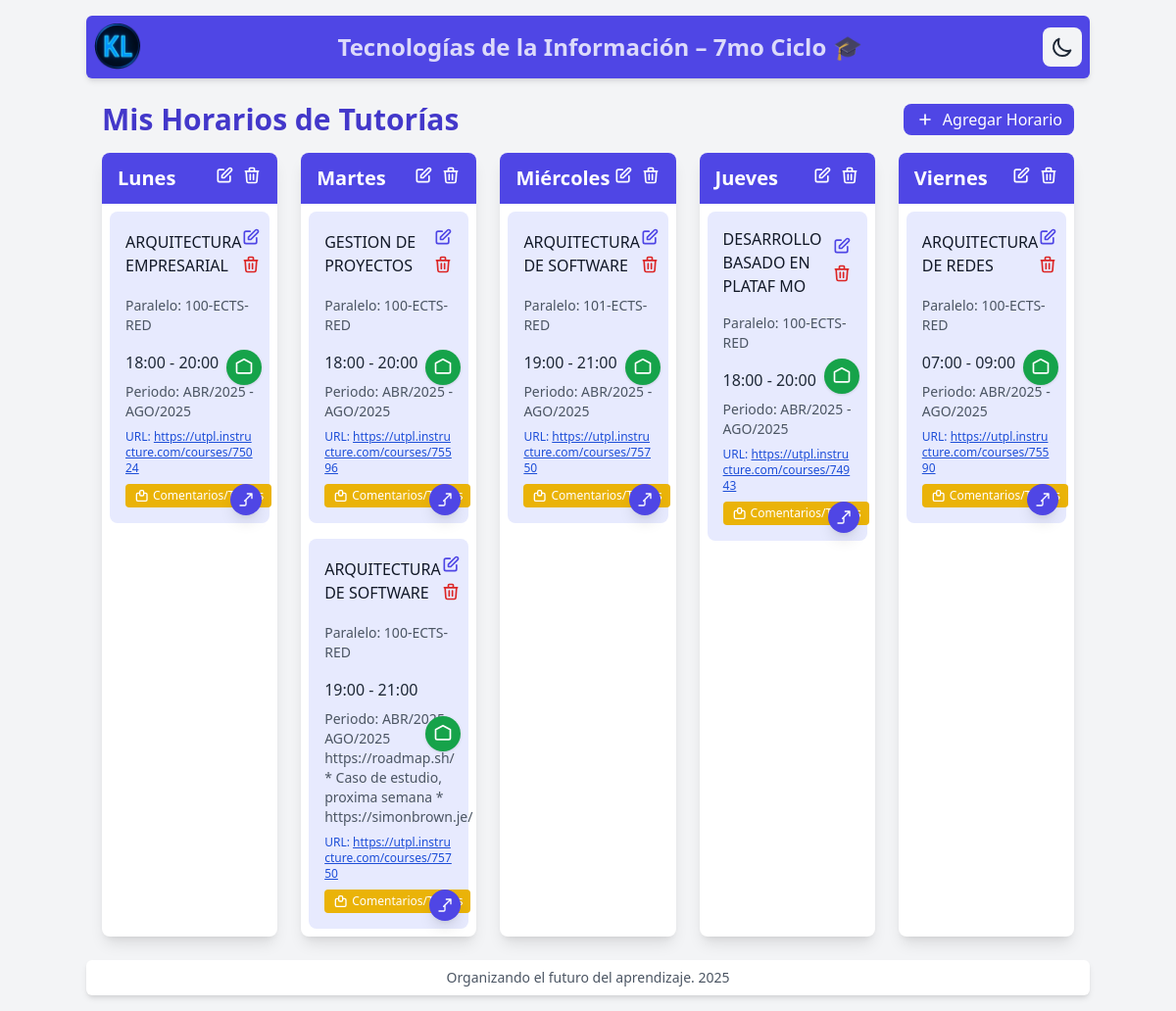
The app's page /, older data.
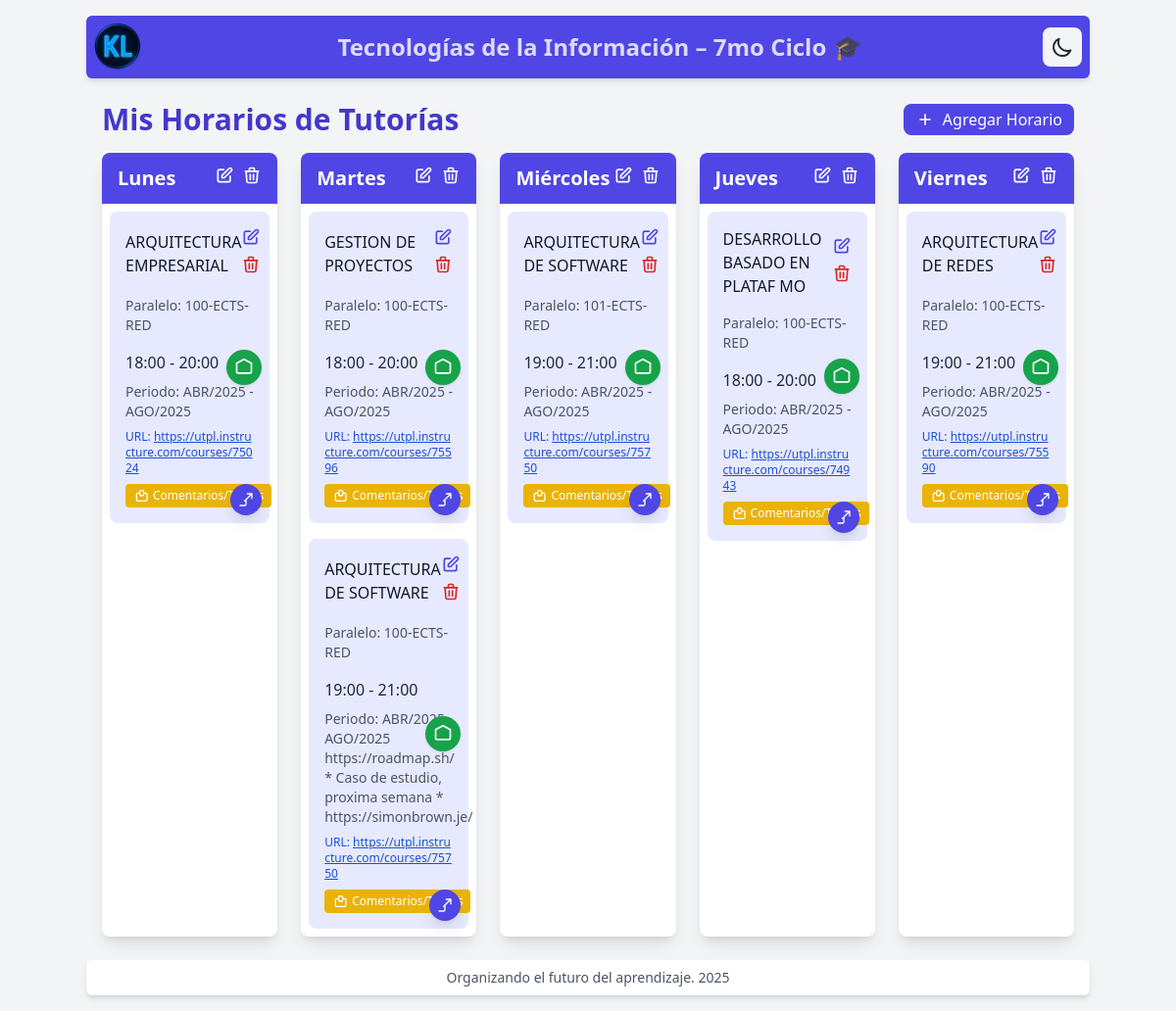
The same page, newer data.
### horarios/models.py (models this page shows, shortened)
class HorarioTutoria(models.Model):
    materia = models.CharField(max_length=100, default='Sin materia')
    paralelo = models.CharField(max_length=50, blank=True, null=True, verbose_name="Paralelo")
    dia = models.ForeignKey(DiaSemana, on_delete=models.CASCADE)
    hora_inicio = models.TimeField()
    hora_fin = models.TimeField()
    notas = models.TextField(blank=True, null=True, verbose_name="Notas (Opcional)")
    url_curso = models.CharField(max_length=300, blank=True, null=True, verbose_name="URL del Curso")
    ruta_local = models.CharField(max_length=500, blank=True, null=True, verbose_name="Ruta Local")
    class Meta:
        verbose_name = "Horario de Tutoría"
        verbose_name_plural = "Horarios de Tutorías"
        ordering = ['dia', 'hora_inicio']

### horarios/views.py (the view)
# urls.py: path('', views.HorariosListView.as_view(), name='lista_horarios'),
class HorariosListView(ListView):
    model = DiaSemana
    template_name = 'horarios/horarios_list.html'
    context_object_name = 'dias_semana'
    ordering = ['orden']  # Ahora ordena por el campo 'orden'
    def get_queryset(self):
        return DiaSemana.objects.all().order_by('orden')

### horarios/templates/horarios/horarios_list.html (shortened to what the changed rows need)
{% extends 'base.html' %} {% block content %}
<div class="container mx-auto px-2 py-0">
  <div class="flex justify-between items-center mb-4">
    <h1 class="text-3xl font-bold text-indigo-700 dark:text-indigo-400">Mis Horarios de Tutorías</h1>
  </div>
  <div class="grid grid-cols-1 md:grid-cols-5 gap-6">
    {% for dia in dias_semana %}
    <div class="bg-white dark:bg-dark-card rounded-lg shadow-lg overflow-hidden transition-colors">
      <div class="bg-indigo-600 dark:bg-indigo-800 px-4 py-3">
        <div class="flex justify-between items-center">
          <h2 class="text-xl font-semibold text-white">{{ dia.nombre }}</h2>
          <div class="flex space-x-2">
            <a href="{% url 'horarios:editar_dia' dia.id %}" class="text-white hover:text-gray-200 transition-colors" title="Editar día">
              <svg class="w-5 h-5" fill="none" stroke="currentColor" viewBox="0 0 24 24">
                <path stroke-linecap="round" stroke-linejoin="round" stroke-width="2" d="M11 5H6a2 2 0 00-2 2v11a2 2 0 002 2h11a2 2 0 002-2v-5m-1.414-9.414a2 2 0 112.828 2.828L11.828 15H9v-2.828l8.586-8.586z" />
              </svg>
            </a>
            <form method="post" action="{% url 'horarios:eliminar_dia' dia.id %}" class="inline" onsubmit="return confirm('¿Estás seguro de eliminar este día? No se podrá eliminar si tiene horarios asociados.');">
              <button type="submit" class="text-white hover:text-red-200 transition-colors" title="Eliminar día">
                <svg class="w-5 h-5" fill="none" stroke="currentColor" viewBox="0 0 24 24">
                  <path stroke-linecap="round" stroke-linejoin="round" stroke-width="2" d="M19 7l-.867 12.142A2 2 0 0116.138 21H7.862a2 2 0 01-1.995-1.858L5 7m5 4v6m4-6v6m1-10V4a1 1 0 00-1-1h-4a1 1 0 00-1 1v3M4 7h16" />
                </svg>
              </button>
            </form>
          </div>
        </div>
      </div>
      <div class="p-2">
        {% for horario in dia.horariotutoria_set.all %}
        <div class="bg-[#e7eafe] dark:bg-indigo-900 rounded-lg p-4 mb-4 last:mb-0 transition-all duration-300 hover:shadow-2xl hover:scale-[1.03] hover:bg-indigo-100 dark:hover:bg-indigo-800 relative cursor-pointer horario-card" data-horario-id="{{ horario.id }}" data-materia="{{ horario.materia }}" data-paralelo="{{ horario.paralelo|default:'' }}" data-hora-inicio="{{ horario.hora_inicio|time:'H:i' }}" data-hora-fin="{{ horario.hora_fin|time:'H:i' }}" data-notas="{{ horario.notas|default:'' }}" data-url-curso="{{ horario.url_curso|default:'' }}" data-ruta-local="{{ horario.ruta_local|default:'' }}">
          {% if horario.ruta_local %}
          <a href="file:///{{ horario.ruta_local|urlencode }}" class="absolute right-2 top-1/2 -translate-y-1/2 bg-green-600 hover:bg-green-800 text-white rounded-full p-2 shadow transition-colors btn-ruta-local z-20 flex items-center justify-center" title="Abrir carpeta local" onclick="event.stopPropagation(); return abrirRutaLocal('{{ horario.ruta_local|escapejs }}', this);">
            <svg class="w-5 h-5" fill="none" stroke="currentColor" viewBox="0 0 24 24">
              <path stroke-linecap="round" stroke-linejoin="round" stroke-width="2" d="M3 7v10a2 2 0 002 2h14a2 2 0 002-2V7M3 7l9-5 9 5" />
            </svg>
          </a>
          {% endif %}
          <div class="flex justify-between items-center mb-4 pointer-events-none">
            <div class="flex items-center space-x-2">
              <h3 class="font-medium text-gray-900 dark:text-gray-100">{{ horario.materia }}</h3>
            </div>
            <div class="flex flex-col space-y-2">
              <a href="{% url 'horarios:editar_horario' horario.id %}" class="text-indigo-600 hover:text-indigo-800 dark:text-indigo-400 dark:hover:text-indigo-300 transition-colors pointer-events-auto" onclick="event.stopPropagation();">
                <svg class="w-5 h-5" fill="none" stroke="currentColor" viewBox="0 0 24 24">
                  <path stroke-linecap="round" stroke-linejoin="round" stroke-width="2" d="M11 5H6a2 2 0 00-2 2v11a2 2 0 002 2h11a2 2 0 002-2v-5m-1.414-9.414a2 2 0 112.828 2.828L11.828 15H9v-2.828l8.586-8.586z" />
                </svg>
              </a>
              <form method="post" action="{% url 'horarios:eliminar_horario' horario.id %}" class="inline pointer-events-auto" onsubmit="return confirm('¿Estás seguro de eliminar este horario?');" onclick="event.stopPropagation();">
                <button type="submit" class="text-red-600 hover:text-red-800 dark:text-red-400 dark:hover:text-red-300 transition-colors">
                  <svg class="w-5 h-5" fill="none" stroke="currentColor" viewBox="0 0 24 24">
                    <path stroke-linecap="round" stroke-linejoin="round" stroke-width="2" d="M19 7l-.867 12.142A2 2 0 0116.138 21H7.862a2 2 0 01-1.995-1.858L5 7m5 4v6m4-6v6m1-10V4a1 1 0 00-1-1h-4a1 1 0 00-1 1v3M4 7h16" />
                  </svg>
                </button>
              </form>
            </div>
          </div>
          {% if horario.paralelo %}
          <p class="text-sm text-gray-600 dark:text-gray-400 mb-4">Paralelo: {{ horario.paralelo }}</p>
          {% endif %}
          <p class="text-gray-800 dark:text-gray-200">{{ horario.hora_inicio|time:"H:i" }} - {{ horario.hora_fin|time:"H:i" }}</p>
          {% if horario.notas %}
          <p class="text-sm text-gray-600 dark:text-gray-400 mt-2">{{ horario.notas }}</p>
          {% endif %} {% if horario.url_curso %}
          <p class="text-xs text-blue-700 dark:text-blue-300 mt-2 break-all">URL: <a href="{{ horario.url_curso }}" target="_blank" class="underline">{{ horario.url_curso }}</a></p>
          {% endif %}
          {% if horario.url_curso %}
          <a href="{{ horario.url_curso }}" target="_blank" class="absolute bottom-2 right-2 bg-indigo-600 text-white rounded-full p-2 shadow-lg hover:bg-indigo-800 transition-colors z-10 flex items-center justify-center btn-url-curso" title="Ir al curso" onclick="event.stopPropagation();">
            <svg class="w-4 h-4" fill="none" stroke="currentColor" viewBox="0 0 24 24">
              <path stroke-linecap="round" stroke-linejoin="round" stroke-width="2" d="M14 3h7m0 0v7m0-7L10 14m-7 7h7a2 2 0 002-2v-7" />
            </svg>
          </a>
          {% endif %}
          <button type="button" class="mt-2 bg-yellow-500 text-white px-2 py-1 rounded hover:bg-yellow-600 transition-colors text-xs flex items-center btn-comentarios" data-horario-id="{{ horario.id }}">
            <svg class="w-4 h-4 mr-1" fill="none" stroke="currentColor" viewBox="0 0 24 24">
              <path stroke-linecap="round" stroke-linejoin="round" stroke-width="2" d="M17 8h2a2 2 0 012 2v8a2 2 0 01-2 2H7a2 2 0 01-2-2V10a2 2 0 012-2h2m5-4h-2a2 2 0 00-2 2v4a2 2 0 002 2h2a2 2 0 002-2V6a2 2 0 00-2-2z" />
            </svg>
            Comentarios/Tareas
          </button>
        </div>
        {% empty %}
        <p class="text-gray-500 dark:text-gray-400 italic">No hay tutorías programadas</p>
        {% endfor %}
      </div>
    </div>
    {% endfor %}
  </div>
</div>
{% endblock %}

Row changes from the older to the newer data that the page shows:
changed HorarioTutoria "ARQUITECTURA DE REDES": hora_inicio "07:00" → "19:00"; hora_fin "09:00" → "21:00"
